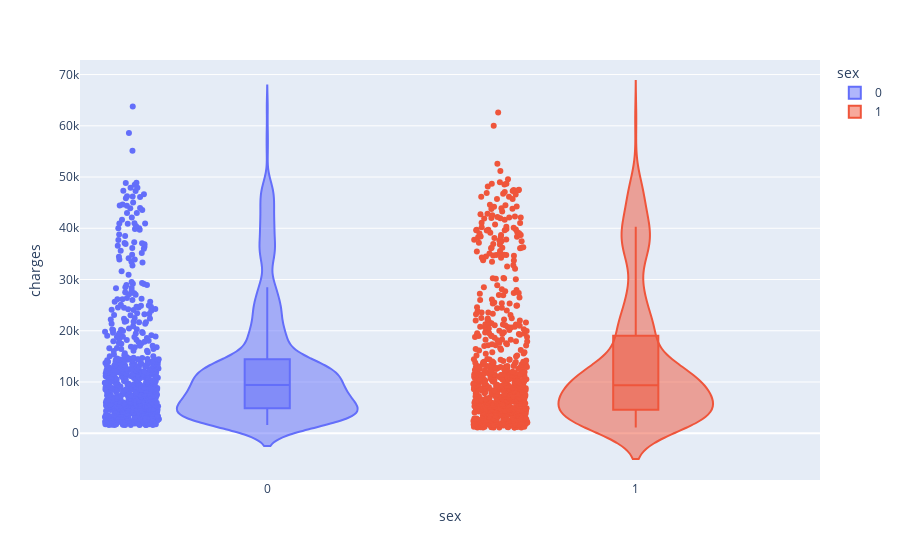

The notebook cell this image was saved under:
### Code cell
import plotly_express as px
px.violin(dados, y="charges", x="sex", color="sex", box=True, points="all", hover_data=dados.columns)

### Figure 1 — Plotly figure (JSON) as saved in the notebook; plotly's stock layout.template omitted (floating-point values rounded to 4 significant figures; data arrays with more than 128 entries replaced by an {"elided": "..."} marker saying what was removed)
{"data": [{"alignmentgroup": "True", "box": {"visible": true}, "customdata": {"elided": "662x5 float values"}, "hovertemplate": "sex=%{x}<br>charges=%{y}<br>age=%{customdata[0]}<br>bmi=%{customdata[1]}<br>children=%{customdata[2]}<br>smoker=%{customdata[3]}<br>region=%{customdata[4]}<extra></extra>", "legendgroup": "0", "marker": {"color": "#636efa"}, "name": "0", "offsetgroup": "0", "orientation": "v", "points": "all", "scalegroup": "True", "showlegend": true, "type": "violin", "x": {"elided": "662 int values"}, "x0": " ", "xaxis": "x", "y": {"elided": "662 float values"}, "y0": " ", "yaxis": "y"}, {"alignmentgroup": "True", "box": {"visible": true}, "customdata": {"elided": "676x5 float values"}, "hovertemplate": "sex=%{x}<br>charges=%{y}<br>age=%{customdata[0]}<br>bmi=%{customdata[1]}<br>children=%{customdata[2]}<br>smoker=%{customdata[3]}<br>region=%{customdata[4]}<extra></extra>", "legendgroup": "1", "marker": {"color": "#EF553B"}, "name": "1", "offsetgroup": "1", "orientation": "v", "points": "all", "scalegroup": "True", "showlegend": true, "type": "violin", "x": {"elided": "676 int values"}, "x0": " ", "xaxis": "x", "y": {"elided": "676 float values"}, "y0": " ", "yaxis": "y"}], "layout": {"legend": {"title": {"text": "sex"}, "tracegroupgap": 0}, "margin": {"t": 60}, "violinmode": "overlay", "xaxis": {"anchor": "y", "categoryarray": [0, 1], "categoryorder": "array", "domain": [0, 1], "title": {"text": "sex"}}, "yaxis": {"anchor": "x", "domain": [0, 1], "title": {"text": "charges"}}}}
